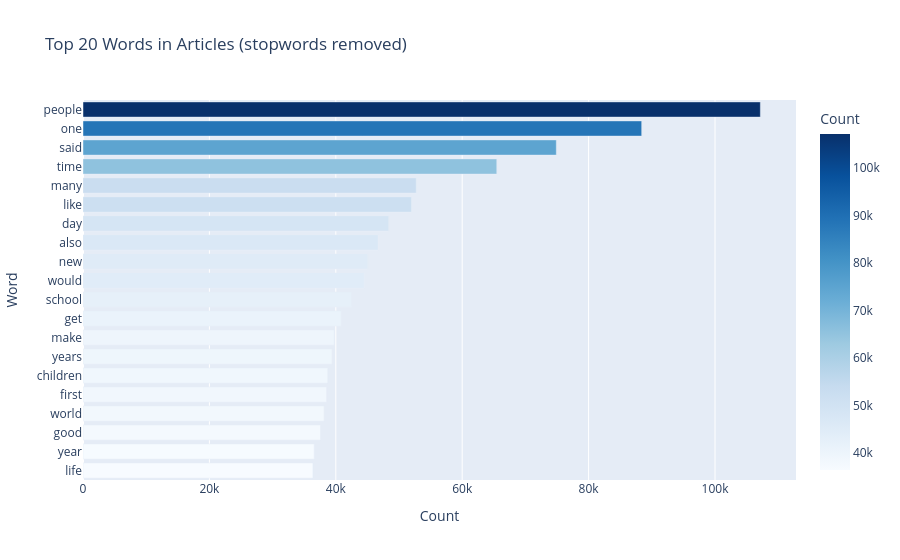

The code cell stored with this chart in its notebook:
### Code cell
def get_top_words(series, top_n=20):
    all_words = []
    for text in series.dropna():
        text_clean = re.sub(r'[^a-z\s]', ' ', str(text).lower())
        words = [w for w in text_clean.split() if w not in STOPWORDS and len(w) > 2]
        all_words.extend(words)
    return Counter(all_words).most_common(top_n)

print('[5/6] Top words in articles...')
top_words = get_top_words(train_df['article'])
words_df  = pd.DataFrame(top_words, columns=['Word', 'Count'])

fig = px.bar(words_df, x='Count', y='Word', orientation='h',
             title='Top 20 Words in Articles (stopwords removed)',
             color='Count', color_continuous_scale='Blues')
fig.update_layout(yaxis={'categoryorder': 'total ascending'})
fig.show()

### Figure 1 — Plotly figure (JSON) as saved in the notebook; plotly's stock layout.template omitted (floating-point values rounded to 4 significant figures)
{"data": [{"hovertemplate": "Count=%{marker.color}<br>Word=%{y}<extra></extra>", "legendgroup": "", "marker": {"color": [107175, 88400, 74892, 65471, 52725, 51964, 48369, 46683, 45035, 44480, 42483, 40843, 39737, 39414, 38721, 38543, 38139, 37569, 36580, 36380], "coloraxis": "coloraxis", "pattern": {"shape": ""}}, "name": "", "orientation": "h", "showlegend": false, "textposition": "auto", "type": "bar", "x": [107175, 88400, 74892, 65471, 52725, 51964, 48369, 46683, 45035, 44480, 42483, 40843, 39737, 39414, 38721, 38543, 38139, 37569, 36580, 36380], "xaxis": "x", "y": ["people", "one", "said", "time", "many", "like", "day", "also", "new", "would", "school", "get", "make", "years", "children", "first", "world", "good", "year", "life"], "yaxis": "y"}], "layout": {"barmode": "relative", "coloraxis": {"colorbar": {"title": {"text": "Count"}}, "colorscale": [[0, "rgb(247,251,255)"], [0.125, "rgb(222,235,247)"], [0.25, "rgb(198,219,239)"], [0.375, "rgb(158,202,225)"], [0.5, "rgb(107,174,214)"], [0.625, "rgb(66,146,198)"], [0.75, "rgb(33,113,181)"], [0.875, "rgb(8,81,156)"], [1, "rgb(8,48,107)"]]}, "legend": {"tracegroupgap": 0}, "title": {"text": "Top 20 Words in Articles (stopwords removed)"}, "xaxis": {"anchor": "y", "domain": [0, 1], "title": {"text": "Count"}}, "yaxis": {"anchor": "x", "categoryorder": "total ascending", "domain": [0, 1], "title": {"text": "Word"}}}}
